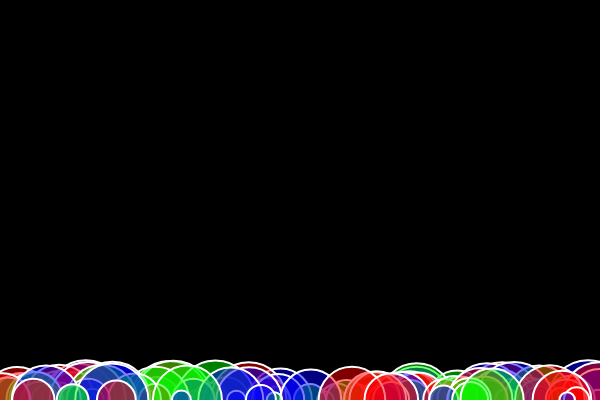
Frame 1 (no input)
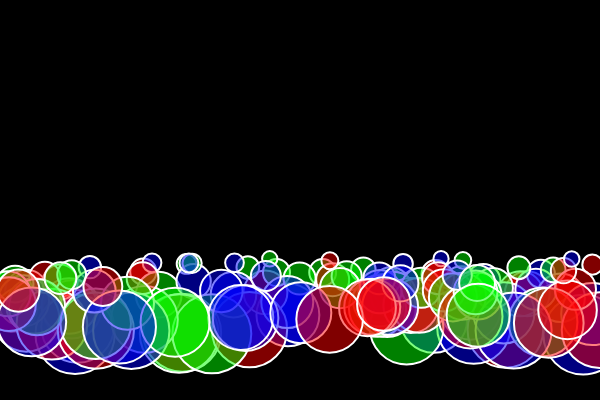
Frame 60 (no input)
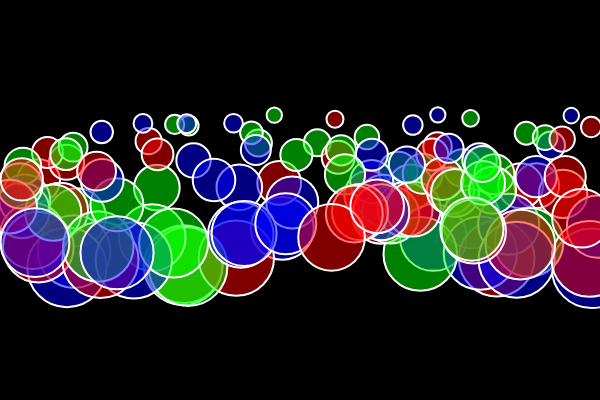
Frame 120 (the mouse pressed at the canvas centre since frame 60)

The p5.js sketch that drew these frames (run headless with seeded random() and noise() and a simulated clock; from frame 60 on, the mouse is pressed at the canvas centre):

// p5.js sketch
// ── sketch.js
// Example code from
// Coding Train "9: Arrays - Processing Tutorial"
// https://www.youtube.com/playlist?list=PLRqwX-V7Uu6bO9RKxHObluh-aPgrrvb4a

const SIZE = 120;
let bubbles;

function init() {
    let i;
    bubbles = new Array();
    for (i = 0; i < SIZE; i++) {
        bubbles.push(new Bubble());
    }
}

function resetColors() {
    let i;
    for (i = 0; i < bubbles.length; i++) {
        if (i % 3 == 0) {
            bubbles[i].color(color(256, 0, 0, 128));
        }
        if (i % 3 == 1) {
            bubbles[i].color(color(0, 256, 0, 128));
        }
        if (i % 3 == 2) {
            bubbles[i].color(color(0, 0, 256, 128));
        }
    }
}

function setup() {
    let button;
    createCanvas(600, 400);
    init();
    button = createButton("Restart");
    button.mousePressed(function () {
        init();
    });
}

function draw() {
    resetColors();
    background(0);
    bubbles.forEach(function (bubble) {
        bubble.draw();
        bubble.ascend();
    });
}
// ── bubble.js
function Bubble() {

    this.x = random(width);
    this.y = height;
    this.r = random(15, 80);
    this.col = color(0);

    this.draw = function () {
        stroke(255);
        strokeWeight(2);
        fill(this.col);
        ellipse(this.x, this.y, this.r, this.r);
    }

    this.ascend = function () {
        this.y -= 2.7 - this.r/50;
        if( this.y < -(this.r / 2) ) {
            this.y = height + (this.r/2);
        }
        this.x += random(-2, 2);
    }

    this.overlaps = function (other) {
        var d = dist(this.x, this.y, other.x, other.y);
        return d < (this.r + other.r) / 2;
    }

    this.color = function (col) {
        this.col = col;
    }
}
